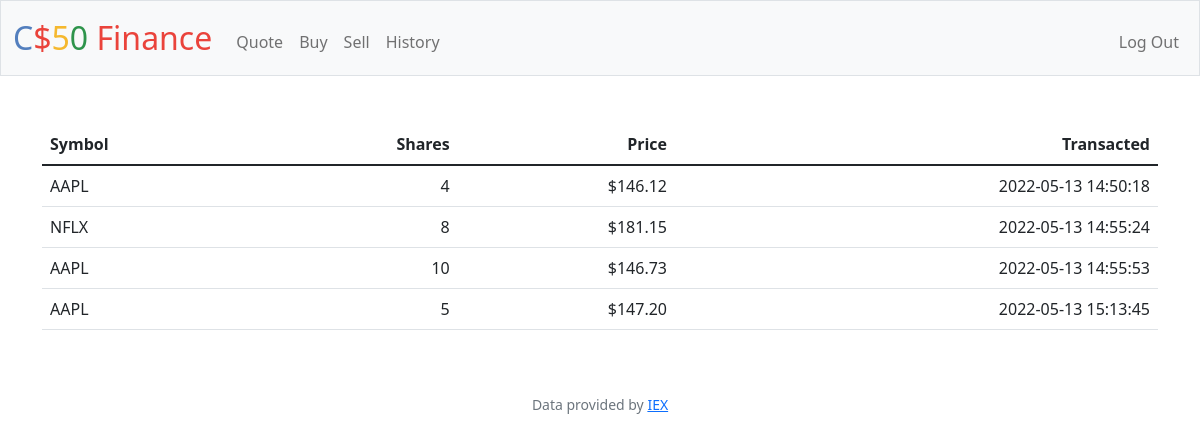
Screenshot of /history (signed in) with the database file from the repository.
### tables this page shows
CREATE TABLE transactions (
    id INTEGER PRIMARY KEY AUTOINCREMENT,
    user_id INTEGER NOT NULL,
    symbol TEXT NOT NULL,
    name TEXT NOT NULL,
    price NUMERIC NOT NULL,
    shares INTEGER NOT NULL,
    type TEXT NOT NULL,
    time TIMESTAMP DEFAULT CURRENT_TIMESTAMP,
    FOREIGN KEY(user_id) REFERENCES users(id)
);

### app.py (the view)
@app.route("/history")
@login_required
def history():
    user_id = session["user_id"]
    stocks = db.execute("SELECT symbol, name, shares, price, time FROM transactions WHERE user_id = ?", user_id)
    return render_template("history.html", stocks=stocks, usd=usd)

### app.py (called while the page is built)
@app.after_request
def after_request(response):
    response.headers["Cache-Control"] = "no-cache, no-store, must-revalidate"
    response.headers["Expires"] = 0
    response.headers["Pragma"] = "no-cache"
    return response

### helpers.py (called while the page is built)
def login_required(f):
    @wraps(f)
    def decorated_function(*args, **kwargs):
        if session.get("user_id") is None:
            return redirect("/login")
        return f(*args, **kwargs)
    return decorated_function

def usd(value):
    return f"${value:,.2f}"

### templates/history.html (shortened to what this page needs)
{% extends "layout.html" %}
{% block main %}
<table class="table">
    <thead>
        <tr>
            <th class="text-start">Symbol</th>
            <th class="text-end">Shares</th>
            <th class="text-end">Price</th>
            <th class="text-end">Transacted</th>
        </tr>
    </thead>
    <tbody>
        {% for stock in stocks %}
            <tr>
                <td class="text-start">{{stock["symbol"]}}</td>
                <td class="text-end">{{stock["shares"]}}</td>
                <td class="text-end">{{usd(stock["price"])}}</td>
                <td class="text-end">{{stock["time"]}}</td>
            </tr>
        {% endfor %}
    </tbody>
</table>
{% endblock %}

### rows the page displays
transactions: symbol "AAPL", shares "4", price "$146.12", time "2022-05-13 14:50:18"
transactions: symbol "NFLX", shares "8", price "$181.15", time "2022-05-13 14:55:24"
transactions: symbol "AAPL", shares "10", price "$146.73", time "2022-05-13 14:55:53"
transactions: symbol "AAPL", shares "5", price "$147.20", time "2022-05-13 15:13:45"
